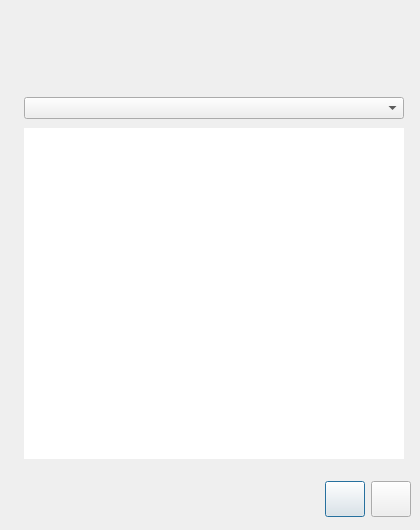
<?xml version="1.0" encoding="UTF-8"?>
<ui version="4.0">
 <class>ViewFilterFiles</class>
 <widget class="QDialog" name="ViewFilterFiles">
  <property name="geometry">
   <rect>
    <x>0</x>
    <y>0</y>
    <width>420</width>
    <height>530</height>
   </rect>
  </property>
  <property name="windowTitle">
   <string>Dialog</string>
  </property>
  <layout class="QVBoxLayout" name="verticalLayout">
   <property name="spacing">
    <number>0</number>
   </property>
   <property name="leftMargin">
    <number>0</number>
   </property>
   <property name="topMargin">
    <number>0</number>
   </property>
   <property name="rightMargin">
    <number>0</number>
   </property>
   <property name="bottomMargin">
    <number>0</number>
   </property>
   <item>
    <widget class="WindowTitle" name="title" native="true">
     <property name="minimumSize">
      <size>
       <width>0</width>
       <height>38</height>
      </size>
     </property>
     <property name="maximumSize">
      <size>
       <width>16777215</width>
       <height>38</height>
      </size>
     </property>
    </widget>
   </item>
   <item>
    <widget class="QWidget" name="widget_2" native="true">
     <property name="minimumSize">
      <size>
       <width>0</width>
       <height>50</height>
      </size>
     </property>
     <property name="maximumSize">
      <size>
       <width>16777215</width>
       <height>40</height>
      </size>
     </property>
     <layout class="QVBoxLayout" name="verticalLayout_2">
      <property name="leftMargin">
       <number>24</number>
      </property>
      <property name="topMargin">
       <number>9</number>
      </property>
      <property name="rightMargin">
       <number>16</number>
      </property>
      <property name="bottomMargin">
       <number>12</number>
      </property>
      <item>
       <widget class="QLabel" name="labelTitle">
        <property name="accessibleName">
         <string>kylin-burner_QLabel_ViewFilterFiles_labelTitle</string>
        </property>
        <property name="text">
         <string/>
        </property>
        <property name="alignment">
         <set>Qt::AlignBottom|Qt::AlignLeading|Qt::AlignLeft</set>
        </property>
       </widget>
      </item>
     </layout>
    </widget>
   </item>
   <item>
    <widget class="QWidget" name="widget_3" native="true">
     <property name="minimumSize">
      <size>
       <width>0</width>
       <height>380</height>
      </size>
     </property>
     <layout class="QVBoxLayout" name="verticalLayout_3">
      <property name="spacing">
       <number>9</number>
      </property>
      <property name="leftMargin">
       <number>24</number>
      </property>
      <property name="rightMargin">
       <number>16</number>
      </property>
      <item>
       <widget class="QComboBox" name="comboBox">
        <property name="accessibleName">
         <string>kylin-burner_QComboBox_ViewFilterFiles_comboBox</string>
        </property>
        <property name="minimumSize">
         <size>
          <width>310</width>
          <height>0</height>
         </size>
        </property>
       </widget>
      </item>
      <item>
       <widget class="QTreeView" name="treeView">
        <property name="accessibleName">
         <string>kylin-burner_QTreeView_ViewFilterFiles_treeView</string>
        </property>
        <property name="sizePolicy">
         <sizepolicy hsizetype="Preferred" vsizetype="Preferred">
          <horstretch>0</horstretch>
          <verstretch>0</verstretch>
         </sizepolicy>
        </property>
        <property name="minimumSize">
         <size>
          <width>0</width>
          <height>28</height>
         </size>
        </property>
        <property name="maximumSize">
         <size>
          <width>16777215</width>
          <height>16777215</height>
         </size>
        </property>
        <property name="baseSize">
         <size>
          <width>0</width>
          <height>28</height>
         </size>
        </property>
        <property name="frameShape">
         <enum>QFrame::NoFrame</enum>
        </property>
        <property name="dragEnabled">
         <bool>true</bool>
        </property>
        <property name="dragDropOverwriteMode">
         <bool>true</bool>
        </property>
        <property name="dragDropMode">
         <enum>QAbstractItemView::DragDrop</enum>
        </property>
        <property name="defaultDropAction">
         <enum>Qt::MoveAction</enum>
        </property>
        <property name="selectionMode">
         <enum>QAbstractItemView::ExtendedSelection</enum>
        </property>
        <property name="rootIsDecorated">
         <bool>false</bool>
        </property>
        <property name="sortingEnabled">
         <bool>true</bool>
        </property>
        <attribute name="headerHighlightSections">
         <bool>true</bool>
        </attribute>
       </widget>
      </item>
     </layout>
    </widget>
   </item>
   <item>
    <widget class="QWidget" name="widget_4" native="true">
     <layout class="QHBoxLayout" name="horizontalLayout">
      <property name="leftMargin">
       <number>24</number>
      </property>
      <item>
       <spacer name="horizontalSpacer">
        <property name="orientation">
         <enum>Qt::Horizontal</enum>
        </property>
        <property name="sizeHint" stdset="0">
         <size>
          <width>289</width>
          <height>20</height>
         </size>
        </property>
       </spacer>
      </item>
      <item>
       <widget class="QPushButton" name="btnSetting">
        <property name="maximumSize">
         <size>
          <width>16777215</width>
          <height>36</height>
         </size>
        </property>
        <property name="text">
         <string/>
        </property>
        <property name="flat">
         <bool>false</bool>
        </property>
       </widget>
      </item>
      <item>
       <widget class="QPushButton" name="btnRecovery">
        <property name="accessibleName">
         <string>kylin-burner_QPushButton_ViewFilterFiles_btnRecovery</string>
        </property>
        <property name="maximumSize">
         <size>
          <width>16777215</width>
          <height>36</height>
         </size>
        </property>
        <property name="text">
         <string/>
        </property>
        <property name="flat">
         <bool>false</bool>
        </property>
       </widget>
      </item>
     </layout>
    </widget>
   </item>
  </layout>
 </widget>
 <customwidgets>
  <customwidget>
   <class>WindowTitle</class>
   <extends>QWidget</extends>
   <header>src/view/windowtitle.h</header>
   <container>1</container>
  </customwidget>
 </customwidgets>
 <resources/>
 <connections/>
</ui>
